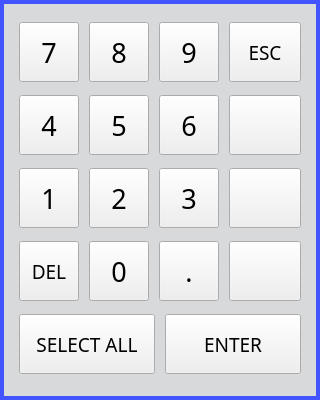
<?xml version="1.0" encoding="UTF-8"?>
<ui version="4.0">
 <class>Dialog</class>
 <widget class="QDialog" name="Dialog">
  <property name="windowModality">
   <enum>Qt::NonModal</enum>
  </property>
  <property name="geometry">
   <rect>
    <x>0</x>
    <y>0</y>
    <width>320</width>
    <height>400</height>
   </rect>
  </property>
  <property name="focusPolicy">
   <enum>Qt::NoFocus</enum>
  </property>
  <property name="windowTitle">
   <string>Dialog</string>
  </property>
  <layout class="QVBoxLayout" name="verticalLayout">
   <property name="spacing">
    <number>0</number>
   </property>
   <property name="sizeConstraint">
    <enum>QLayout::SetFixedSize</enum>
   </property>
   <property name="leftMargin">
    <number>0</number>
   </property>
   <property name="topMargin">
    <number>0</number>
   </property>
   <property name="rightMargin">
    <number>0</number>
   </property>
   <property name="bottomMargin">
    <number>0</number>
   </property>
   <item>
    <widget class="QFrame" name="frame">
     <property name="sizePolicy">
      <sizepolicy hsizetype="Fixed" vsizetype="Fixed">
       <horstretch>0</horstretch>
       <verstretch>0</verstretch>
      </sizepolicy>
     </property>
     <property name="minimumSize">
      <size>
       <width>320</width>
       <height>400</height>
      </size>
     </property>
     <property name="maximumSize">
      <size>
       <width>320</width>
       <height>400</height>
      </size>
     </property>
     <property name="styleSheet">
      <string notr="true">QFrame{
    border-style: solid;
    border-width: 4px;
    border-color: rgb(65, 84, 255);
    border-radius: 0px;
    background: rgb(216, 217, 218);
}</string>
     </property>
     <property name="frameShape">
      <enum>QFrame::StyledPanel</enum>
     </property>
     <property name="frameShadow">
      <enum>QFrame::Raised</enum>
     </property>
     <layout class="QVBoxLayout" name="verticalLayout_2">
      <property name="spacing">
       <number>10</number>
      </property>
      <property name="leftMargin">
       <number>15</number>
      </property>
      <property name="topMargin">
       <number>15</number>
      </property>
      <property name="rightMargin">
       <number>15</number>
      </property>
      <property name="bottomMargin">
       <number>15</number>
      </property>
      <item>
       <layout class="QHBoxLayout" name="horizontalLayout_2">
        <property name="spacing">
         <number>10</number>
        </property>
        <item>
         <widget class="VKBKey" name="np7">
          <property name="sizePolicy">
           <sizepolicy hsizetype="Fixed" vsizetype="Fixed">
            <horstretch>0</horstretch>
            <verstretch>0</verstretch>
           </sizepolicy>
          </property>
          <property name="minimumSize">
           <size>
            <width>60</width>
            <height>60</height>
           </size>
          </property>
          <property name="maximumSize">
           <size>
            <width>60</width>
            <height>60</height>
           </size>
          </property>
          <property name="font">
           <font>
            <family>Bebas Kai</family>
            <pointsize>20</pointsize>
            <weight>50</weight>
            <italic>false</italic>
            <bold>false</bold>
           </font>
          </property>
          <property name="focusPolicy">
           <enum>Qt::NoFocus</enum>
          </property>
          <property name="styleSheet">
           <string notr="true"/>
          </property>
          <property name="text">
           <string>7</string>
          </property>
          <property name="buttonColorGroup" stdset="0">
           <string>light_white</string>
          </property>
         </widget>
        </item>
        <item>
         <widget class="VKBKey" name="np8">
          <property name="sizePolicy">
           <sizepolicy hsizetype="Fixed" vsizetype="Fixed">
            <horstretch>0</horstretch>
            <verstretch>0</verstretch>
           </sizepolicy>
          </property>
          <property name="minimumSize">
           <size>
            <width>60</width>
            <height>60</height>
           </size>
          </property>
          <property name="maximumSize">
           <size>
            <width>60</width>
            <height>60</height>
           </size>
          </property>
          <property name="font">
           <font>
            <family>Bebas Kai</family>
            <pointsize>20</pointsize>
            <weight>50</weight>
            <italic>false</italic>
            <bold>false</bold>
           </font>
          </property>
          <property name="focusPolicy">
           <enum>Qt::NoFocus</enum>
          </property>
          <property name="styleSheet">
           <string notr="true"/>
          </property>
          <property name="text">
           <string>8</string>
          </property>
          <property name="buttonColorGroup" stdset="0">
           <string>light_white</string>
          </property>
         </widget>
        </item>
        <item>
         <widget class="VKBKey" name="np9">
          <property name="sizePolicy">
           <sizepolicy hsizetype="Fixed" vsizetype="Fixed">
            <horstretch>0</horstretch>
            <verstretch>0</verstretch>
           </sizepolicy>
          </property>
          <property name="minimumSize">
           <size>
            <width>60</width>
            <height>60</height>
           </size>
          </property>
          <property name="maximumSize">
           <size>
            <width>60</width>
            <height>60</height>
           </size>
          </property>
          <property name="font">
           <font>
            <family>Bebas Kai</family>
            <pointsize>20</pointsize>
            <weight>50</weight>
            <italic>false</italic>
            <bold>false</bold>
           </font>
          </property>
          <property name="focusPolicy">
           <enum>Qt::NoFocus</enum>
          </property>
          <property name="styleSheet">
           <string notr="true"/>
          </property>
          <property name="text">
           <string>9</string>
          </property>
          <property name="buttonColorGroup" stdset="0">
           <string>light_white</string>
          </property>
         </widget>
        </item>
        <item>
         <widget class="VKBKey" name="esc">
          <property name="sizePolicy">
           <sizepolicy hsizetype="Preferred" vsizetype="Fixed">
            <horstretch>0</horstretch>
            <verstretch>0</verstretch>
           </sizepolicy>
          </property>
          <property name="minimumSize">
           <size>
            <width>60</width>
            <height>60</height>
           </size>
          </property>
          <property name="sizeIncrement">
           <size>
            <width>0</width>
            <height>0</height>
           </size>
          </property>
          <property name="baseSize">
           <size>
            <width>0</width>
            <height>0</height>
           </size>
          </property>
          <property name="font">
           <font>
            <family>Bebas Kai</family>
            <pointsize>14</pointsize>
            <weight>50</weight>
            <italic>false</italic>
            <bold>false</bold>
           </font>
          </property>
          <property name="focusPolicy">
           <enum>Qt::NoFocus</enum>
          </property>
          <property name="styleSheet">
           <string notr="true">font: 14pt &quot;Bebas Kai&quot;;</string>
          </property>
          <property name="text">
           <string>ESC</string>
          </property>
          <property name="key" stdset="0">
           <string>Esc</string>
          </property>
         </widget>
        </item>
       </layout>
      </item>
      <item>
       <layout class="QHBoxLayout" name="horizontalLayout_3">
        <property name="spacing">
         <number>10</number>
        </property>
        <item>
         <widget class="VKBKey" name="np4">
          <property name="sizePolicy">
           <sizepolicy hsizetype="Fixed" vsizetype="Fixed">
            <horstretch>0</horstretch>
            <verstretch>0</verstretch>
           </sizepolicy>
          </property>
          <property name="minimumSize">
           <size>
            <width>60</width>
            <height>60</height>
           </size>
          </property>
          <property name="maximumSize">
           <size>
            <width>60</width>
            <height>60</height>
           </size>
          </property>
          <property name="font">
           <font>
            <family>Bebas Kai</family>
            <pointsize>20</pointsize>
            <weight>50</weight>
            <italic>false</italic>
            <bold>false</bold>
           </font>
          </property>
          <property name="focusPolicy">
           <enum>Qt::NoFocus</enum>
          </property>
          <property name="styleSheet">
           <string notr="true"/>
          </property>
          <property name="text">
           <string>4</string>
          </property>
          <property name="buttonColorGroup" stdset="0">
           <string>light_white</string>
          </property>
         </widget>
        </item>
        <item>
         <widget class="VKBKey" name="np5">
          <property name="sizePolicy">
           <sizepolicy hsizetype="Fixed" vsizetype="Fixed">
            <horstretch>0</horstretch>
            <verstretch>0</verstretch>
           </sizepolicy>
          </property>
          <property name="minimumSize">
           <size>
            <width>60</width>
            <height>60</height>
           </size>
          </property>
          <property name="maximumSize">
           <size>
            <width>60</width>
            <height>60</height>
           </size>
          </property>
          <property name="font">
           <font>
            <family>Bebas Kai</family>
            <pointsize>20</pointsize>
            <weight>50</weight>
            <italic>false</italic>
            <bold>false</bold>
           </font>
          </property>
          <property name="focusPolicy">
           <enum>Qt::NoFocus</enum>
          </property>
          <property name="styleSheet">
           <string notr="true"/>
          </property>
          <property name="text">
           <string>5</string>
          </property>
          <property name="buttonColorGroup" stdset="0">
           <string>light_white</string>
          </property>
         </widget>
        </item>
        <item>
         <widget class="VKBKey" name="np6">
          <property name="sizePolicy">
           <sizepolicy hsizetype="Fixed" vsizetype="Fixed">
            <horstretch>0</horstretch>
            <verstretch>0</verstretch>
           </sizepolicy>
          </property>
          <property name="minimumSize">
           <size>
            <width>60</width>
            <height>60</height>
           </size>
          </property>
          <property name="maximumSize">
           <size>
            <width>60</width>
            <height>60</height>
           </size>
          </property>
          <property name="font">
           <font>
            <family>Bebas Kai</family>
            <pointsize>20</pointsize>
            <weight>50</weight>
            <italic>false</italic>
            <bold>false</bold>
           </font>
          </property>
          <property name="focusPolicy">
           <enum>Qt::NoFocus</enum>
          </property>
          <property name="styleSheet">
           <string notr="true"/>
          </property>
          <property name="text">
           <string>6</string>
          </property>
          <property name="buttonColorGroup" stdset="0">
           <string>light_white</string>
          </property>
         </widget>
        </item>
        <item>
         <widget class="VKBKey" name="left_arrow">
          <property name="sizePolicy">
           <sizepolicy hsizetype="Preferred" vsizetype="Fixed">
            <horstretch>0</horstretch>
            <verstretch>0</verstretch>
           </sizepolicy>
          </property>
          <property name="minimumSize">
           <size>
            <width>60</width>
            <height>60</height>
           </size>
          </property>
          <property name="font">
           <font>
            <family>Bebas Kai</family>
            <pointsize>13</pointsize>
            <weight>50</weight>
            <italic>false</italic>
            <bold>false</bold>
           </font>
          </property>
          <property name="focusPolicy">
           <enum>Qt::NoFocus</enum>
          </property>
          <property name="styleSheet">
           <string notr="true"/>
          </property>
          <property name="text">
           <string/>
          </property>
          <property name="icon">
           <iconset>
            <normaloff>../images/left_arrow.png</normaloff>../images/left_arrow.png</iconset>
          </property>
          <property name="iconSize">
           <size>
            <width>30</width>
            <height>30</height>
           </size>
          </property>
          <property name="key" stdset="0">
           <string>Left</string>
          </property>
          <property name="buttonColorGroup" stdset="0">
           <string>blue_white</string>
          </property>
         </widget>
        </item>
       </layout>
      </item>
      <item>
       <layout class="QHBoxLayout" name="horizontalLayout_4">
        <property name="spacing">
         <number>10</number>
        </property>
        <item>
         <widget class="VKBKey" name="np1">
          <property name="sizePolicy">
           <sizepolicy hsizetype="Fixed" vsizetype="Fixed">
            <horstretch>0</horstretch>
            <verstretch>0</verstretch>
           </sizepolicy>
          </property>
          <property name="minimumSize">
           <size>
            <width>60</width>
            <height>60</height>
           </size>
          </property>
          <property name="maximumSize">
           <size>
            <width>60</width>
            <height>60</height>
           </size>
          </property>
          <property name="font">
           <font>
            <family>Bebas Kai</family>
            <pointsize>20</pointsize>
            <weight>50</weight>
            <italic>false</italic>
            <bold>false</bold>
           </font>
          </property>
          <property name="focusPolicy">
           <enum>Qt::NoFocus</enum>
          </property>
          <property name="styleSheet">
           <string notr="true"/>
          </property>
          <property name="text">
           <string>1</string>
          </property>
          <property name="buttonColorGroup" stdset="0">
           <string>light_white</string>
          </property>
         </widget>
        </item>
        <item>
         <widget class="VKBKey" name="np2">
          <property name="sizePolicy">
           <sizepolicy hsizetype="Fixed" vsizetype="Fixed">
            <horstretch>0</horstretch>
            <verstretch>0</verstretch>
           </sizepolicy>
          </property>
          <property name="minimumSize">
           <size>
            <width>60</width>
            <height>60</height>
           </size>
          </property>
          <property name="maximumSize">
           <size>
            <width>60</width>
            <height>60</height>
           </size>
          </property>
          <property name="font">
           <font>
            <family>Bebas Kai</family>
            <pointsize>20</pointsize>
            <weight>50</weight>
            <italic>false</italic>
            <bold>false</bold>
           </font>
          </property>
          <property name="focusPolicy">
           <enum>Qt::NoFocus</enum>
          </property>
          <property name="styleSheet">
           <string notr="true"/>
          </property>
          <property name="text">
           <string>2</string>
          </property>
          <property name="buttonColorGroup" stdset="0">
           <string>light_white</string>
          </property>
         </widget>
        </item>
        <item>
         <widget class="VKBKey" name="np3">
          <property name="sizePolicy">
           <sizepolicy hsizetype="Fixed" vsizetype="Fixed">
            <horstretch>0</horstretch>
            <verstretch>0</verstretch>
           </sizepolicy>
          </property>
          <property name="minimumSize">
           <size>
            <width>60</width>
            <height>60</height>
           </size>
          </property>
          <property name="maximumSize">
           <size>
            <width>60</width>
            <height>60</height>
           </size>
          </property>
          <property name="font">
           <font>
            <family>Bebas Kai</family>
            <pointsize>20</pointsize>
            <weight>50</weight>
            <italic>false</italic>
            <bold>false</bold>
           </font>
          </property>
          <property name="focusPolicy">
           <enum>Qt::NoFocus</enum>
          </property>
          <property name="styleSheet">
           <string notr="true"/>
          </property>
          <property name="text">
           <string>3</string>
          </property>
          <property name="buttonColorGroup" stdset="0">
           <string>light_white</string>
          </property>
         </widget>
        </item>
        <item>
         <widget class="VKBKey" name="right_arrow">
          <property name="sizePolicy">
           <sizepolicy hsizetype="Preferred" vsizetype="Fixed">
            <horstretch>0</horstretch>
            <verstretch>0</verstretch>
           </sizepolicy>
          </property>
          <property name="minimumSize">
           <size>
            <width>60</width>
            <height>60</height>
           </size>
          </property>
          <property name="font">
           <font>
            <family>Bebas Kai</family>
            <pointsize>13</pointsize>
            <weight>50</weight>
            <italic>false</italic>
            <bold>false</bold>
           </font>
          </property>
          <property name="focusPolicy">
           <enum>Qt::NoFocus</enum>
          </property>
          <property name="styleSheet">
           <string notr="true"/>
          </property>
          <property name="text">
           <string/>
          </property>
          <property name="icon">
           <iconset>
            <normaloff>../images/right_arrow.png</normaloff>../images/right_arrow.png</iconset>
          </property>
          <property name="iconSize">
           <size>
            <width>30</width>
            <height>30</height>
           </size>
          </property>
          <property name="key" stdset="0">
           <string>Right</string>
          </property>
          <property name="buttonColorGroup" stdset="0">
           <string>blue_white</string>
          </property>
         </widget>
        </item>
       </layout>
      </item>
      <item>
       <layout class="QHBoxLayout" name="horizontalLayout_5">
        <property name="spacing">
         <number>10</number>
        </property>
        <item>
         <widget class="VKBKey" name="dlt">
          <property name="sizePolicy">
           <sizepolicy hsizetype="Fixed" vsizetype="Fixed">
            <horstretch>0</horstretch>
            <verstretch>0</verstretch>
           </sizepolicy>
          </property>
          <property name="minimumSize">
           <size>
            <width>60</width>
            <height>60</height>
           </size>
          </property>
          <property name="maximumSize">
           <size>
            <width>60</width>
            <height>60</height>
           </size>
          </property>
          <property name="sizeIncrement">
           <size>
            <width>0</width>
            <height>0</height>
           </size>
          </property>
          <property name="baseSize">
           <size>
            <width>0</width>
            <height>0</height>
           </size>
          </property>
          <property name="font">
           <font>
            <family>Bebas Kai</family>
            <pointsize>14</pointsize>
            <weight>50</weight>
            <italic>false</italic>
            <bold>false</bold>
           </font>
          </property>
          <property name="focusPolicy">
           <enum>Qt::NoFocus</enum>
          </property>
          <property name="styleSheet">
           <string notr="true">font: 14pt &quot;Bebas Kai&quot;;</string>
          </property>
          <property name="text">
           <string>DEL</string>
          </property>
          <property name="key" stdset="0">
           <string>Del</string>
          </property>
         </widget>
        </item>
        <item>
         <widget class="VKBKey" name="np0">
          <property name="sizePolicy">
           <sizepolicy hsizetype="Fixed" vsizetype="Fixed">
            <horstretch>0</horstretch>
            <verstretch>0</verstretch>
           </sizepolicy>
          </property>
          <property name="minimumSize">
           <size>
            <width>60</width>
            <height>60</height>
           </size>
          </property>
          <property name="maximumSize">
           <size>
            <width>60</width>
            <height>60</height>
           </size>
          </property>
          <property name="font">
           <font>
            <family>Bebas Kai</family>
            <pointsize>20</pointsize>
            <weight>50</weight>
            <italic>false</italic>
            <bold>false</bold>
           </font>
          </property>
          <property name="focusPolicy">
           <enum>Qt::NoFocus</enum>
          </property>
          <property name="styleSheet">
           <string notr="true"/>
          </property>
          <property name="text">
           <string>0</string>
          </property>
          <property name="buttonColorGroup" stdset="0">
           <string>light_white</string>
          </property>
         </widget>
        </item>
        <item>
         <widget class="VKBKey" name="decimal">
          <property name="sizePolicy">
           <sizepolicy hsizetype="Fixed" vsizetype="Fixed">
            <horstretch>0</horstretch>
            <verstretch>0</verstretch>
           </sizepolicy>
          </property>
          <property name="minimumSize">
           <size>
            <width>60</width>
            <height>60</height>
           </size>
          </property>
          <property name="maximumSize">
           <size>
            <width>60</width>
            <height>60</height>
           </size>
          </property>
          <property name="font">
           <font>
            <family>Bebas Kai</family>
            <pointsize>20</pointsize>
           </font>
          </property>
          <property name="focusPolicy">
           <enum>Qt::NoFocus</enum>
          </property>
          <property name="styleSheet">
           <string notr="true"/>
          </property>
          <property name="text">
           <string>.</string>
          </property>
         </widget>
        </item>
        <item>
         <widget class="VKBKey" name="backspace">
          <property name="sizePolicy">
           <sizepolicy hsizetype="Preferred" vsizetype="Fixed">
            <horstretch>0</horstretch>
            <verstretch>0</verstretch>
           </sizepolicy>
          </property>
          <property name="minimumSize">
           <size>
            <width>60</width>
            <height>60</height>
           </size>
          </property>
          <property name="font">
           <font>
            <family>Bebas Kai</family>
            <pointsize>20</pointsize>
           </font>
          </property>
          <property name="focusPolicy">
           <enum>Qt::NoFocus</enum>
          </property>
          <property name="styleSheet">
           <string notr="true"/>
          </property>
          <property name="text">
           <string/>
          </property>
          <property name="icon">
           <iconset>
            <normaloff>../images/backspace.png</normaloff>../images/backspace.png</iconset>
          </property>
          <property name="iconSize">
           <size>
            <width>45</width>
            <height>45</height>
           </size>
          </property>
          <property name="autoRepeat">
           <bool>true</bool>
          </property>
          <property name="key" stdset="0">
           <string>Backspace</string>
          </property>
         </widget>
        </item>
       </layout>
      </item>
      <item>
       <layout class="QHBoxLayout" name="horizontalLayout_6">
        <property name="spacing">
         <number>10</number>
        </property>
        <property name="leftMargin">
         <number>0</number>
        </property>
        <item>
         <widget class="VKBKey" name="select_all">
          <property name="sizePolicy">
           <sizepolicy hsizetype="Preferred" vsizetype="Fixed">
            <horstretch>0</horstretch>
            <verstretch>0</verstretch>
           </sizepolicy>
          </property>
          <property name="minimumSize">
           <size>
            <width>60</width>
            <height>60</height>
           </size>
          </property>
          <property name="sizeIncrement">
           <size>
            <width>0</width>
            <height>0</height>
           </size>
          </property>
          <property name="baseSize">
           <size>
            <width>0</width>
            <height>0</height>
           </size>
          </property>
          <property name="font">
           <font>
            <family>Bebas Kai</family>
            <pointsize>14</pointsize>
            <weight>50</weight>
            <italic>false</italic>
            <bold>false</bold>
           </font>
          </property>
          <property name="focusPolicy">
           <enum>Qt::NoFocus</enum>
          </property>
          <property name="styleSheet">
           <string notr="true">font: 14pt &quot;Bebas Kai&quot;;</string>
          </property>
          <property name="text">
           <string>SELECT ALL</string>
          </property>
          <property name="key" stdset="0">
           <string>Ctrl+A</string>
          </property>
         </widget>
        </item>
        <item>
         <widget class="VKBKey" name="enter">
          <property name="sizePolicy">
           <sizepolicy hsizetype="Preferred" vsizetype="Fixed">
            <horstretch>0</horstretch>
            <verstretch>0</verstretch>
           </sizepolicy>
          </property>
          <property name="minimumSize">
           <size>
            <width>127</width>
            <height>60</height>
           </size>
          </property>
          <property name="font">
           <font>
            <family>Bebas Kai</family>
            <pointsize>14</pointsize>
            <weight>50</weight>
            <italic>false</italic>
            <bold>false</bold>
           </font>
          </property>
          <property name="focusPolicy">
           <enum>Qt::NoFocus</enum>
          </property>
          <property name="styleSheet">
           <string notr="true">font: 14pt &quot;Bebas Kai&quot;;</string>
          </property>
          <property name="text">
           <string>ENTER</string>
          </property>
          <property name="key" stdset="0">
           <string>Return</string>
          </property>
         </widget>
        </item>
       </layout>
      </item>
     </layout>
    </widget>
   </item>
  </layout>
 </widget>
 <customwidgets>
  <customwidget>
   <class>VKBKey</class>
   <extends>QPushButton</extends>
   <header>qtpyvcp.widgets.virtual_keyboards.vkb_key</header>
  </customwidget>
 </customwidgets>
 <resources>
  <include location="../probe_basic.qrc"/>
 </resources>
 <connections/>
</ui>
